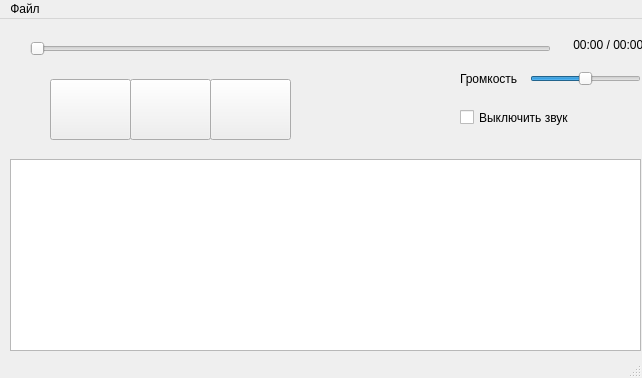
<?xml version="1.0" encoding="UTF-8"?>
<ui version="4.0">
 <class>MainWindow</class>
 <widget class="QMainWindow" name="MainWindow">
  <property name="geometry">
   <rect>
    <x>0</x>
    <y>0</y>
    <width>642</width>
    <height>378</height>
   </rect>
  </property>
  <property name="sizePolicy">
   <sizepolicy hsizetype="Fixed" vsizetype="Fixed">
    <horstretch>0</horstretch>
    <verstretch>0</verstretch>
   </sizepolicy>
  </property>
  <property name="maximumSize">
   <size>
    <width>642</width>
    <height>429</height>
   </size>
  </property>
  <property name="windowTitle">
   <string>Music Player</string>
  </property>
  <property name="windowIcon">
   <iconset resource="resurce.qrc">
    <normaloff>:/new/Resource/logo.png</normaloff>:/new/Resource/logo.png</iconset>
  </property>
  <property name="layoutDirection">
   <enum>Qt::LeftToRight</enum>
  </property>
  <property name="autoFillBackground">
   <bool>false</bool>
  </property>
  <property name="unifiedTitleAndToolBarOnMac">
   <bool>false</bool>
  </property>
  <widget class="QWidget" name="centralWidget">
   <widget class="QFrame" name="frame_2">
    <property name="geometry">
     <rect>
      <x>30</x>
      <y>-10</y>
      <width>626</width>
      <height>221</height>
     </rect>
    </property>
    <property name="sizePolicy">
     <sizepolicy hsizetype="Expanding" vsizetype="Expanding">
      <horstretch>255</horstretch>
      <verstretch>255</verstretch>
     </sizepolicy>
    </property>
    <property name="sizeIncrement">
     <size>
      <width>1024</width>
      <height>768</height>
     </size>
    </property>
    <property name="frameShape">
     <enum>QFrame::NoFrame</enum>
    </property>
    <property name="frameShadow">
     <enum>QFrame::Raised</enum>
    </property>
    <widget class="QSlider" name="songBar">
     <property name="geometry">
      <rect>
       <x>0</x>
       <y>30</y>
       <width>521</width>
       <height>19</height>
      </rect>
     </property>
     <property name="orientation">
      <enum>Qt::Horizontal</enum>
     </property>
    </widget>
    <widget class="QLabel" name="label">
     <property name="geometry">
      <rect>
       <x>520</x>
       <y>20</y>
       <width>111</width>
       <height>31</height>
      </rect>
     </property>
     <property name="text">
      <string>       00:00 / 00:00</string>
     </property>
    </widget>
    <widget class="QSlider" name="horizontalSlider_2">
     <property name="geometry">
      <rect>
       <x>500</x>
       <y>60</y>
       <width>111</width>
       <height>20</height>
      </rect>
     </property>
     <property name="maximum">
      <number>100</number>
     </property>
     <property name="pageStep">
      <number>10</number>
     </property>
     <property name="value">
      <number>50</number>
     </property>
     <property name="orientation">
      <enum>Qt::Horizontal</enum>
     </property>
    </widget>
    <widget class="QLabel" name="label_2">
     <property name="geometry">
      <rect>
       <x>430</x>
       <y>60</y>
       <width>61</width>
       <height>20</height>
      </rect>
     </property>
     <property name="text">
      <string>Громкость</string>
     </property>
    </widget>
    <widget class="QCheckBox" name="checkBox">
     <property name="geometry">
      <rect>
       <x>430</x>
       <y>100</y>
       <width>121</width>
       <height>17</height>
      </rect>
     </property>
     <property name="text">
      <string>Выключить звук</string>
     </property>
    </widget>
    <widget class="QPushButton" name="playbutton">
     <property name="geometry">
      <rect>
       <x>20</x>
       <y>70</y>
       <width>81</width>
       <height>61</height>
      </rect>
     </property>
     <property name="autoFillBackground">
      <bool>false</bool>
     </property>
     <property name="text">
      <string/>
     </property>
     <property name="icon">
      <iconset resource="resurce.qrc">
       <normaloff>:/new/Resource/play.png</normaloff>:/new/Resource/play.png</iconset>
     </property>
     <property name="iconSize">
      <size>
       <width>50</width>
       <height>50</height>
      </size>
     </property>
    </widget>
    <widget class="QPushButton" name="pausebutton">
     <property name="geometry">
      <rect>
       <x>100</x>
       <y>70</y>
       <width>81</width>
       <height>61</height>
      </rect>
     </property>
     <property name="text">
      <string/>
     </property>
     <property name="icon">
      <iconset resource="resurce.qrc">
       <normaloff>:/new/Resource/pause.png</normaloff>:/new/Resource/pause.png</iconset>
     </property>
     <property name="iconSize">
      <size>
       <width>50</width>
       <height>50</height>
      </size>
     </property>
    </widget>
    <widget class="QPushButton" name="pushButton">
     <property name="geometry">
      <rect>
       <x>180</x>
       <y>70</y>
       <width>81</width>
       <height>61</height>
      </rect>
     </property>
     <property name="text">
      <string/>
     </property>
     <property name="icon">
      <iconset resource="resurce.qrc">
       <normaloff>:/new/Resource/stop.png</normaloff>:/new/Resource/stop.png</iconset>
     </property>
     <property name="iconSize">
      <size>
       <width>50</width>
       <height>50</height>
      </size>
     </property>
    </widget>
   </widget>
   <widget class="QListWidget" name="listWidget">
    <property name="geometry">
     <rect>
      <x>10</x>
      <y>140</y>
      <width>631</width>
      <height>192</height>
     </rect>
    </property>
   </widget>
  </widget>
  <widget class="QMenuBar" name="menuBar">
   <property name="geometry">
    <rect>
     <x>0</x>
     <y>0</y>
     <width>642</width>
     <height>21</height>
    </rect>
   </property>
   <widget class="QMenu" name="menuFile">
    <property name="title">
     <string>Файл</string>
    </property>
    <addaction name="actionOpen_File"/>
    <addaction name="action"/>
   </widget>
   <addaction name="menuFile"/>
  </widget>
  <widget class="QStatusBar" name="statusBar"/>
  <action name="actionOpen_File">
   <property name="icon">
    <iconset resource="resurce.qrc">
     <normaloff>:/new/Resource/open.png</normaloff>:/new/Resource/open.png</iconset>
   </property>
   <property name="text">
    <string>Открыть файл</string>
   </property>
   <property name="shortcut">
    <string>Ctrl+O</string>
   </property>
  </action>
  <action name="actionAbout_Us">
   <property name="text">
    <string>About</string>
   </property>
  </action>
  <action name="action">
   <property name="icon">
    <iconset resource="resurce.qrc">
     <normaloff>:/new/Resource/exit.png</normaloff>:/new/Resource/exit.png</iconset>
   </property>
   <property name="text">
    <string>Закрыть</string>
   </property>
   <property name="shortcut">
    <string>Ctrl+C</string>
   </property>
  </action>
 </widget>
 <layoutdefault spacing="6" margin="11"/>
 <resources>
  <include location="resurce.qrc"/>
 </resources>
 <connections/>
</ui>
